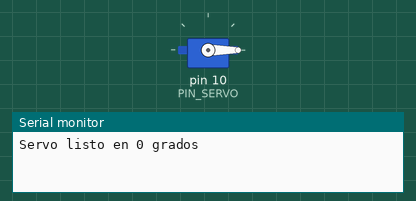
The sketch below on a simulated Arduino Uno, built with avr-gcc and run on an emulated ATmega328P. On the bench: servo, the last lines printed to the serial monitor.

Above: at 0.05 s.
At 6.0 s:
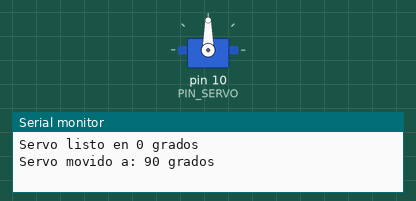
Timing chart, 0 to 7.8 s (numbered marks = the images above):
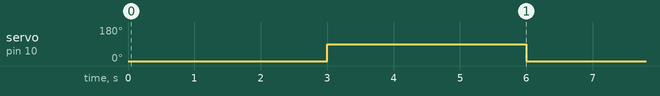

Measured:
- by itself, servo on pin 10 (PIN_SERVO): alternates 90° for 3.0 s and 0° for 3.0 s

The sketch:

servoTest.ino
```cpp
#include <Servo.h>

Servo miServo;

const int PIN_SERVO = 10;
const unsigned long INTERVALO = 3000; // 3 segundos en milisegundos

int posicion = 0;                 // Posición actual (0 o 90)
unsigned long ultimoMovimiento = 0;

void setup() {
  miServo.attach(PIN_SERVO);
  miServo.write(posicion);        // Arranca en 0 grados
  Serial.begin(9600);
  Serial.println("Servo listo en 0 grados");
}

void loop() {
  unsigned long ahora = millis();

  if (ahora - ultimoMovimiento >= INTERVALO) {
    ultimoMovimiento = ahora;

    // Alterna entre 0 y 90 grados
    if (posicion == 0) {
      posicion = 90;
    } else {
      posicion = 0;
    }

    miServo.write(posicion);
    Serial.print("Servo movido a: ");
    Serial.print(posicion);
    Serial.println(" grados");
  }
}
```

leer_dos_colores.cpp
```cpp
#include <Wire.h>
#include <Adafruit_GFX.h>
#include <Adafruit_SSD1306.h>
#include "Adafruit_TCS34725.h"

// - Configuración para la pantalla OLED y multiplexor -
#define SCREEN_WIDTH 128
#define SCREEN_HEIGHT 64
#define OLED_RESET -1
#define OLED_ADDRESS 0x3C
#define TCA_ADDR 0x70

Adafruit_SSD1306 display(
  SCREEN_WIDTH,
  SCREEN_HEIGHT,
  &Wire,
  OLED_RESET
);

// - Dos sensores de color TCS34725 en el multiplexor -
Adafruit_TCS34725 tcs1 = Adafruit_TCS34725(TCS34725_INTEGRATIONTIME_50MS, TCS34725_GAIN_4X);
Adafruit_TCS34725 tcs2 = Adafruit_TCS34725(TCS34725_INTEGRATIONTIME_50MS, TCS34725_GAIN_4X);

// Definición del tipo de dato movida arriba para evitar el error del preprocesador
enum DominantChannel { RED_DOMINANT, GREEN_DOMINANT, BLUE_DOMINANT };

// Calibra este valor con tu sensor
const uint16_t BLACK_CLEAR_MAX = 300;   // clear por debajo de esto = negro

// Umbral para separar rojo de naranja (calibrado con tus lecturas)
// Rojo da ~0.06-0.08, naranja da ~0.24-0.28
const float ORANGE_MIN_RATIO = 0.16;    // (G - B) / R

// --- NUEVO: Umbrales para separar verde de amarillo cuando domina el verde ---
// Tus lecturas de verde: R/G = 0.57 - 0.79, B/G = 0.51 - 0.60
// El amarillo real tiene mucho rojo Y poco azul.
const float YELLOW_RG_STRONG = 0.85;    // R/G mayor a esto = amarillo seguro
const float YELLOW_RG_WEAK   = 0.75;    // R/G entre WEAK y STRONG = amarillo solo si hay poco azul
const float YELLOW_BG_MAX    = 0.50;    // B/G menor a esto = poco azul (típico del amarillo)

// Función para seleccionar el canal del multiplexor PCA9548A
void tcaselect(uint8_t i) {
  if (i > 7) return;
  Wire.beginTransmission(TCA_ADDR);
  Wire.write(1 << i);
  Wire.endTransmission();
}

DominantChannel get_dominant_channel(float red_value, float green_value, float blue_value) {
  if (red_value >= green_value && red_value >= blue_value) return RED_DOMINANT;
  if (green_value >= red_value && green_value >= blue_value) return GREEN_DOMINANT;
  return BLUE_DOMINANT;
}

const char* classify_red(float red_value, float green_value, float blue_value) {
  if (blue_value > 0.4 * red_value && blue_value > 0.6 * green_value) return "Pink";
  if (green_value > 0.7 * red_value) return "Yellow";

  // Qué tanto sobresale el verde sobre el azul, relativo al rojo
  float orange_ratio = (green_value - blue_value) / red_value;
  if (orange_ratio > ORANGE_MIN_RATIO) return "Orange";

  return "Red";
}

// --- MODIFICADO: ahora usa rojo Y azul para decidir entre verde y amarillo ---
const char* classify_green(float red_value, float green_value, float blue_value) {
  float rg = red_value  / green_value;   // cuánto rojo hay respecto al verde
  float bg = blue_value / green_value;   // cuánto azul hay respecto al verde

  // Amarillo claro: casi tanto rojo como verde
  if (rg > YELLOW_RG_STRONG) return "Yellow";

  // Zona dudosa: solo es amarillo si además tiene poco azul
  if (rg > YELLOW_RG_WEAK && bg < YELLOW_BG_MAX) return "Yellow";

  if (blue_value > 0.75 * green_value) return "Cyan";
  return "Green";
}

const char* classify_blue(float red_value, float green_value, float blue_value) {
  if (red_value > 0.75 * blue_value) return "Purple / Magenta";
  if (green_value > 0.75 * blue_value) return "Cyan";
  return "Blue";
}

const char* get_color_name(float red_value, float green_value, float blue_value, uint16_t clear_value) {
  float highest_channel = max(red_value, max(green_value, blue_value));
  float lowest_channel  = min(red_value, min(green_value, blue_value));
  float channel_spread  = highest_channel - lowest_channel;

  if (clear_value < BLACK_CLEAR_MAX) return "Black / Dark";
  if (channel_spread < 45) return "White";

  switch (get_dominant_channel(red_value, green_value, blue_value)) {
    case RED_DOMINANT:   return classify_red(red_value, green_value, blue_value);
    case GREEN_DOMINANT: return classify_green(red_value, green_value, blue_value);
    case BLUE_DOMINANT:  return classify_blue(red_value, green_value, blue_value);
  }
  return "Unknown";
}

void read_color(Adafruit_TCS34725 &sensor, uint8_t canal, float* red, float* green, float* blue, uint16_t* clear) {
  tcaselect(canal);
  uint16_t raw_red, raw_green, raw_blue;

  sensor.setInterrupt(false);  // encender luz del sensor
  delay(60);                   // espera de lectura (50ms)
  sensor.getRawData(&raw_red, &raw_green, &raw_blue, clear);
  sensor.setInterrupt(true);   // apagar luz del sensor

  if (*clear == 0) {
    *red = 0; *green = 0; *blue = 0;
    return;
  }
  *red   = (float)raw_red   / *clear * 255.0;
  *green = (float)raw_green / *clear * 255.0;
  *blue  = (float)raw_blue  / *clear * 255.0;
}

// --- NUEVO: imprime valores y proporciones por serie para calibrar ---
void imprimirDebug(const char* etiqueta, const char* nombre, float r, float g, float b, uint16_t c) {
  Serial.print(etiqueta);
  Serial.print(F(" -> "));
  Serial.print(nombre);
  Serial.print(F("  R:")); Serial.print((int)r);
  Serial.print(F(" G:"));  Serial.print((int)g);
  Serial.print(F(" B:"));  Serial.print((int)b);
  Serial.print(F(" C:"));  Serial.print(c);
  if (g > 0) {
    Serial.print(F("  R/G:")); Serial.print(r / g, 2);
    Serial.print(F(" B/G:"));  Serial.print(b / g, 2);
  }
  Serial.println();
}

// - Funciones de la OLED (Canal 4) -
void mostrarOLED(const char* name1, float r1, float g1, float b1, const char* name2, float r2, float g2, float b2) {
  tcaselect(4); // Seleccionar canal de la OLED
  display.clearDisplay();
  display.setTextColor(SSD1306_WHITE);

  // Sensor 1 (Canal 2)
  display.setTextSize(1);
  display.setCursor(0, 0);
  display.print(F("S1(C2): ")); display.println(name1);
  display.setCursor(0, 9);
  display.print(F("R:")); display.print((int)r1);
  display.print(F(" G:")); display.print((int)g1);
  display.print(F(" B:")); display.print((int)b1);

  display.drawLine(0, 29, 127, 29, SSD1306_WHITE);

  // Sensor 2 (Canal 3)
  display.setCursor(0, 34);
  display.print(F("S2(C3): ")); display.println(name2);
  display.setCursor(0, 43);
  display.print(F("R:")); display.print((int)r2);
  display.print(F(" G:")); display.print((int)g2);
  display.print(F(" B:")); display.print((int)b2);

  display.display();
}

void mostrarErrorOLED(const __FlashStringHelper *mensaje) {
  tcaselect(4);
  display.clearDisplay();
  display.setTextColor(SSD1306_WHITE);
  display.setTextSize(1);
  display.setCursor(0, 20);
  display.println(F("ERROR:"));
  display.setCursor(0, 35);
  display.println(mensaje);
  display.display();
}

void setup() {
  Serial.begin(115200);
  Wire.begin();

  // Inicializar OLED en Canal 4
  tcaselect(4);
  if (!display.begin(SSD1306_SWITCHCAPVCC, OLED_ADDRESS)) {
    Serial.println(F("No se encontro OLED en canal 4"));
    while (true) { delay(100); }
  }

  display.clearDisplay();
  display.setTextColor(SSD1306_WHITE);
  display.setTextSize(1);
  display.setCursor(0, 20);
  display.println(F("Iniciando sensores..."));
  display.display();

  // Inicializar Sensor 1 en Canal 2
  tcaselect(2);
  if (tcs1.begin()) {
    Serial.println(F("Sensor 1 encontrado en canal 2"));
  } else {
    Serial.println(F("No se encontro Sensor 1"));
    mostrarErrorOLED(F("Falta Sensor 1 (C2)"));
    while (1) { delay(100); }
  }

  // Inicializar Sensor 2 en Canal 3
  tcaselect(3);
  if (tcs2.begin()) {
    Serial.println(F("Sensor 2 encontrado en canal 3"));
  } else {
    Serial.println(F("No se encontro Sensor 2"));
    mostrarErrorOLED(F("Falta Sensor 2 (C3)"));
    while (1) { delay(100); }
  }

  delay(500);
}

void loop() {
  float r1, g1, b1, r2, g2, b2;
  uint16_t clear1, clear2;

  // Leer Sensor 1 (Canal 2)
  read_color(tcs1, 2, &r1, &g1, &b1, &clear1);
  const char* name1 = get_color_name(r1, g1, b1, clear1);

  // Leer Sensor 2 (Canal 3)
  read_color(tcs2, 3, &r2, &g2, &b2, &clear2);
  const char* name2 = get_color_name(r2, g2, b2, clear2);

  // Imprimir por puerto serie (con valores y proporciones para calibrar)
  imprimirDebug("S1", name1, r1, g1, b1, clear1);
  imprimirDebug("S2", name2, r2, g2, b2, clear2);

  // Mostrar ambos en la OLED (Canal 4)
  mostrarOLED(name1, r1, g1, b1, name2, r2, g2, b2);

  delay(500);
}
```
